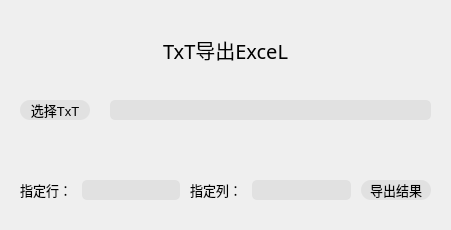
<?xml version="1.0" encoding="UTF-8"?>
<ui version="4.0">
 <class>Form</class>
 <widget class="QWidget" name="Form">
  <property name="geometry">
   <rect>
    <x>0</x>
    <y>0</y>
    <width>451</width>
    <height>230</height>
   </rect>
  </property>
  <property name="windowTitle">
   <string>Form</string>
  </property>
  <property name="windowIcon">
   <iconset resource="img.qrc">
    <normaloff>:/newPrefix/title.ico</normaloff>:/newPrefix/title.ico</iconset>
  </property>
  <property name="styleSheet">
   <string notr="true">#widget{border-image: url(:/newPrefix/1.jpg);}
QPushButton{
background-color: rgb(220, 220, 220,200);
border-style:none;border-radius: 10px;
}
QPushButton:hover{
color:white;
background-color: rgb(200, 200, 200,120);
}
QPushButton:pressed {  
    /* 改变背景色 */  
    background-color:rgb(180, 180, 180,120);  
    /* 改变边框风格 */  
    border-style:inset;  
    /* 使文字有一点移动 */  
    padding-left:1px;  
    padding-top:1px;  
}

QLineEdit{
border-radius:5px;
background-color: rgb(220, 220, 220,200);
}

/*QLabel{color: rgb(255, 255, 255);}
QLabel{font-weight: bold;}*/</string>
  </property>
  <layout class="QVBoxLayout" name="verticalLayout">
   <property name="spacing">
    <number>0</number>
   </property>
   <property name="leftMargin">
    <number>0</number>
   </property>
   <property name="topMargin">
    <number>0</number>
   </property>
   <property name="rightMargin">
    <number>0</number>
   </property>
   <property name="bottomMargin">
    <number>0</number>
   </property>
   <item>
    <widget class="QWidget" name="widget" native="true">
     <layout class="QVBoxLayout" name="verticalLayout_2">
      <property name="spacing">
       <number>0</number>
      </property>
      <property name="leftMargin">
       <number>0</number>
      </property>
      <property name="topMargin">
       <number>0</number>
      </property>
      <property name="rightMargin">
       <number>0</number>
      </property>
      <property name="bottomMargin">
       <number>0</number>
      </property>
      <item>
       <widget class="QWidget" name="widget_3" native="true">
        <property name="minimumSize">
         <size>
          <width>0</width>
          <height>30</height>
         </size>
        </property>
        <property name="maximumSize">
         <size>
          <width>16777215</width>
          <height>30</height>
         </size>
        </property>
        <layout class="QHBoxLayout" name="horizontalLayout_2">
         <item>
          <spacer name="horizontalSpacer">
           <property name="orientation">
            <enum>Qt::Horizontal</enum>
           </property>
           <property name="sizeHint" stdset="0">
            <size>
             <width>40</width>
             <height>20</height>
            </size>
           </property>
          </spacer>
         </item>
         <item alignment="Qt::AlignTop">
          <widget class="QPushButton" name="pushButton_close">
           <property name="minimumSize">
            <size>
             <width>20</width>
             <height>20</height>
            </size>
           </property>
           <property name="maximumSize">
            <size>
             <width>20</width>
             <height>20</height>
            </size>
           </property>
           <property name="styleSheet">
            <string notr="true">QPushButton{
padding:2px 2px 2px 2px;
background-color: rgba(255,255,255,0);
border-style:none;
border-radius: 5px;
image:url(:/newPrefix/关闭1.png);
width:15px;height:15px;
}

QPushButton:hover{
padding:2px 2px 2px 2px;
image:url(:/newPrefix/关闭.png);
background-color: rgb(220, 220, 220,100);
border-radius: 5px;
width:15px;height:15px;
}
QPushButton:pressed {
padding:2px 2px 2px 2px;
	image:url(:/newPrefix/关闭1.png);
    /* 改变背景色 */  
    background-color:rgb(180, 180, 180,100);  
    /* 改变边框风格 */  
    border-style:inset;  
    /* 使文字有一点移动 */  
    padding-left:1px;  
    padding-top:1px;  
border-radius: 5px;
}</string>
           </property>
           <property name="text">
            <string/>
           </property>
          </widget>
         </item>
        </layout>
       </widget>
      </item>
      <item alignment="Qt::AlignHCenter">
       <widget class="QLabel" name="label_3">
        <property name="font">
         <font>
          <family>楷体</family>
          <pointsize>15</pointsize>
         </font>
        </property>
        <property name="text">
         <string>TxT导出ExceL</string>
        </property>
       </widget>
      </item>
      <item>
       <widget class="QWidget" name="widget_4" native="true">
        <property name="minimumSize">
         <size>
          <width>0</width>
          <height>80</height>
         </size>
        </property>
        <property name="maximumSize">
         <size>
          <width>16777215</width>
          <height>80</height>
         </size>
        </property>
        <layout class="QHBoxLayout" name="horizontalLayout_3">
         <property name="spacing">
          <number>20</number>
         </property>
         <property name="leftMargin">
          <number>20</number>
         </property>
         <property name="rightMargin">
          <number>20</number>
         </property>
         <item>
          <widget class="QPushButton" name="pushButton_txt">
           <property name="minimumSize">
            <size>
             <width>70</width>
             <height>20</height>
            </size>
           </property>
           <property name="maximumSize">
            <size>
             <width>70</width>
             <height>20</height>
            </size>
           </property>
           <property name="font">
            <font>
             <pointsize>10</pointsize>
            </font>
           </property>
           <property name="text">
            <string>选择TxT</string>
           </property>
          </widget>
         </item>
         <item>
          <widget class="QLineEdit" name="lineEdit_path">
           <property name="minimumSize">
            <size>
             <width>0</width>
             <height>20</height>
            </size>
           </property>
           <property name="maximumSize">
            <size>
             <width>16777215</width>
             <height>20</height>
            </size>
           </property>
           <property name="font">
            <font>
             <pointsize>10</pointsize>
            </font>
           </property>
           <property name="readOnly">
            <bool>true</bool>
           </property>
          </widget>
         </item>
        </layout>
       </widget>
      </item>
      <item>
       <widget class="QWidget" name="widget_2" native="true">
        <property name="minimumSize">
         <size>
          <width>0</width>
          <height>80</height>
         </size>
        </property>
        <property name="maximumSize">
         <size>
          <width>16777215</width>
          <height>80</height>
         </size>
        </property>
        <layout class="QHBoxLayout" name="horizontalLayout">
         <property name="spacing">
          <number>10</number>
         </property>
         <property name="leftMargin">
          <number>20</number>
         </property>
         <property name="rightMargin">
          <number>20</number>
         </property>
         <item>
          <widget class="QLabel" name="label">
           <property name="font">
            <font>
             <pointsize>10</pointsize>
            </font>
           </property>
           <property name="text">
            <string>指定行：</string>
           </property>
          </widget>
         </item>
         <item>
          <widget class="QLineEdit" name="lineEdit_row">
           <property name="minimumSize">
            <size>
             <width>0</width>
             <height>20</height>
            </size>
           </property>
           <property name="maximumSize">
            <size>
             <width>16777215</width>
             <height>20</height>
            </size>
           </property>
           <property name="font">
            <font>
             <pointsize>10</pointsize>
            </font>
           </property>
           <property name="readOnly">
            <bool>false</bool>
           </property>
          </widget>
         </item>
         <item>
          <widget class="QLabel" name="label_2">
           <property name="font">
            <font>
             <pointsize>10</pointsize>
            </font>
           </property>
           <property name="text">
            <string>指定列：</string>
           </property>
          </widget>
         </item>
         <item>
          <widget class="QLineEdit" name="lineEdit_column">
           <property name="minimumSize">
            <size>
             <width>0</width>
             <height>20</height>
            </size>
           </property>
           <property name="maximumSize">
            <size>
             <width>16777215</width>
             <height>20</height>
            </size>
           </property>
           <property name="font">
            <font>
             <pointsize>10</pointsize>
            </font>
           </property>
           <property name="readOnly">
            <bool>false</bool>
           </property>
          </widget>
         </item>
         <item>
          <widget class="QPushButton" name="pushButton_export">
           <property name="minimumSize">
            <size>
             <width>70</width>
             <height>20</height>
            </size>
           </property>
           <property name="maximumSize">
            <size>
             <width>70</width>
             <height>20</height>
            </size>
           </property>
           <property name="font">
            <font>
             <pointsize>10</pointsize>
            </font>
           </property>
           <property name="text">
            <string>导出结果</string>
           </property>
          </widget>
         </item>
        </layout>
       </widget>
      </item>
     </layout>
    </widget>
   </item>
  </layout>
 </widget>
 <resources>
  <include location="img.qrc"/>
 </resources>
 <connections/>
</ui>
